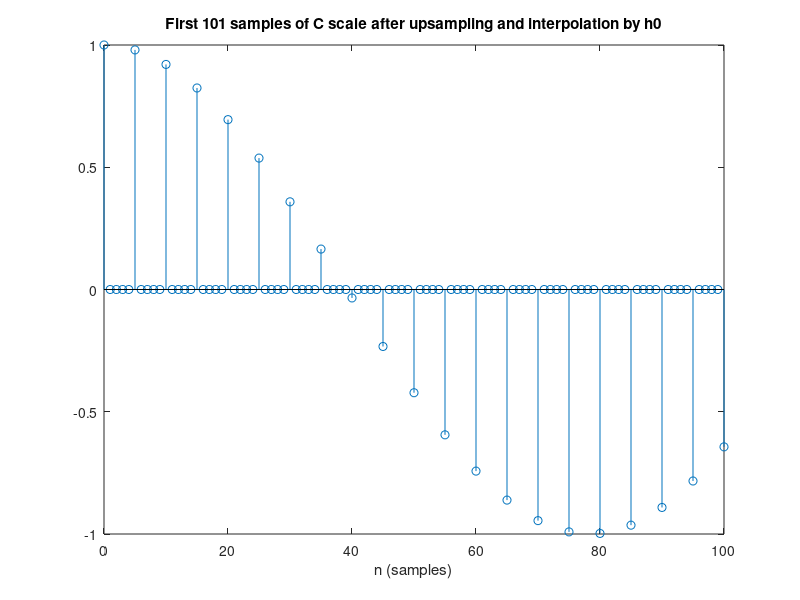

Here is the MATLAB script that generated this plot:
% skeleton script for ECE2111 workshop 4

% sampling rate
Fs = 8192;

% echo system has difference equation
% y[n] = x[n] + (1/5)*x[n-Fs] + ...
%              (1/10)*x[n-2*F2] + ...
%              (1/15)*x[n-3*F2] + ...
%              (1/20)*x[n-4*F2]

%% task 1: define vectors necho and hecho that represent the impulse
% response of the echo system
maxechoes = 4;
% insert your code below to define necho and hecho


%% (no change needed here)
% defines a signal xscale that plays the C major scale
% holding each note for 0.5 seconds (no modifications needed)
% frequencies of the scale
freqs = 440*2.^[-9/12,-7/12,-5/12,-4/12,-2/12,0,2/12,3/12];
duration = 0.5; % seconds per note

% time vector of the scale
tscale = (0:1:(duration*length(freqs)*Fs-1))/Fs;
% initialise the signal values
xscale = zeros(1,length(tscale));
% build the scale
for k=1:length(freqs)
    xscale = xscale + cos(2*pi*freqs(k)*tscale).*((tscale>=(k-1)*duration) - (tscale>=k*duration));
end

%% task 2: pass the C scale signal through the echo system by using convolution
% play the resulting sound.

% uncomment and complete
% yecho = 


% pause() ensures subsequent calls to soundsc  
% don't play on top of each other
% uncomment next two lines to play the echo
% soundsc(yecho,Fs)
% pause();

%% upsample the C scale signal to L=5 times the sampling rate
L = 5;
xscaleup = zeros(1,L*length(xscale));
% insert values of xscale in every Lth entry of xscaleup
xscaleup(1:L:end) = xscale;

% plot the first 101 samples
stem((0:100), xscaleup(1:101))
title('First 101 samples of C scale after upsampling and interpolation by h0')
xlabel('n (samples)')

% uncomment next two lines when you are up to here
% soundsc(xscaleup,L*Fs)
% pause();

%% task 4a:
% define the first interpolation filter impulse response
% uncomment and complete
% h0 = ;

% pass xscaleup through that interpolation fiter
% uncomment and complete
% y0 = 

% plot the first 101 samples of y0
% add your code below (use a stem plot)


% play the resulting sound
% add your code below. 


% uncomment to pause after playing sound
% pause()

%% task 4b:
% define the second interpolation filter impulse response
% uncomment and complete
% h1 = ;

% pass xscaleup through that interpolation fiter
% uncomment and complete
% y1 = 

% plot the first 101 samples of y1
% add your code below (use a stem plot)


% play the resulting sound
% add your code below. 


% uncomment to pause after playing sound.
% pause()